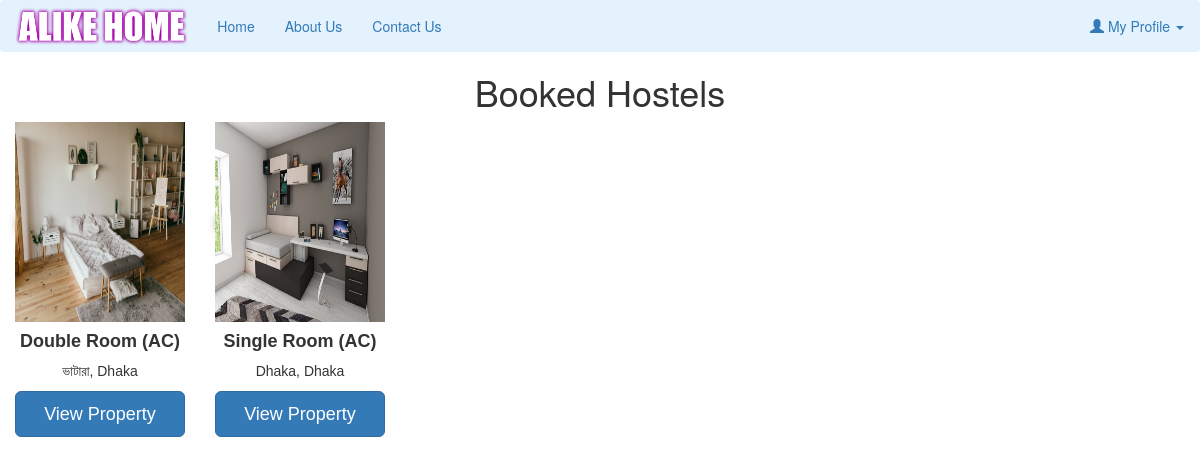
Screenshot of /booked-property.php (signed in) with the database file from the repository.
### tables this page shows
CREATE TABLE `add_property` (
  `property_id` int(10) NOT NULL,
  `province` varchar(50) NOT NULL,
  `zone` varchar(50) NOT NULL,
  `district` varchar(50) NOT NULL,
  `city` varchar(15) NOT NULL,
  `contact_no` bigint(10) NOT NULL,
  `property_type` varchar(50) NOT NULL,
  `estimated_price` bigint(10) NOT NULL,
  `bathroom` varchar(10) NOT NULL,
  `description` varchar(2000) NOT NULL,
  `latitude` decimal(9,6) NOT NULL,
  `longitude` decimal(9,6) NOT NULL,
  `owner_id` int(10) NOT NULL,
  `booked` varchar(10) NOT NULL DEFAULT 'No'
);

CREATE TABLE `property_photo` (
  `property_photo_id` int(12) NOT NULL,
  `p_photo` varchar(500) NOT NULL,
  `property_id` int(11) NOT NULL
);

### booked-property.php (the view, shortened to what this page needs)
<?php
include("navbar.php");
 ?>
 <?php
include("config/config.php");
 ?>
<!DOCTYPE html>
<html>
<head>
</head>
<body>
<?php
$u_email=$_SESSION['email'];
        $sql3="SELECT * from tenant where email='$u_email'";
        $result3=mysqli_query($db,$sql3);
    echo '<center><h1>Booked Hostels</h1></center>';
        if(mysqli_num_rows($result3)>0)
      {
          while($rowss=mysqli_fetch_assoc($result3)){
            $tenant_id=$rowss['tenant_id'];
$sql1="SELECT * FROM booking where tenant_id='$tenant_id'";
    $query1=mysqli_query($db,$sql1);
    if(mysqli_num_rows($query1)>0)
    {
      while ($ro=mysqli_fetch_assoc($query1)) {
        $prop_id=$ro['property_id'];
$sql="SELECT * FROM add_property where property_id='$prop_id'";
    $query=mysqli_query($db,$sql);
    if(mysqli_num_rows($query)>0)
    {
      while ($rows=mysqli_fetch_assoc($query)) {
        $property_id=$rows['property_id'];
?>
<div class="col-sm-2">
<div class="card">
<?php
        $sql2="SELECT * FROM property_photo where property_id='$property_id'";
    $query2=mysqli_query($db,$sql2);
    if(mysqli_num_rows($query2)>0)
    {
      $row=mysqli_fetch_assoc($query2);
        $photo=$row['p_photo'];
        echo  '<img class="image" src="owner/'.$photo.'">'; }?>
  <h4><b><?php echo $rows['property_type']; ?></b></h4>
  <p><?php echo $rows['city'].', '.$rows['district'] ?></p>
  <p><?php echo '<a href="view-property.php?property_id='.$rows['property_id'].'"  class="btn btn-lg btn-primary btn-block" >View Property </a><br>'; ?></p><br>
</div>
</div>
</body>
</html>
<?php
}
    }
    else{
    	echo "<center><h3>Searched Property not found...</h3></center>";
    }
  }}}}
    ?>

### booked-property.php (style rules this page uses)
.card { box-shadow: 0 4px 8px 0 rgba(0, 0, 0, 0.2); max-width: 100%; min-width: 100%; margin: auto; text-align: center; font-family: arial; display: inline; }
.btn { width: 100%; }
.image { min-width: 100%; min-height: 200px; max-width: 100%; max-height:200px; }

### rows the page displays
add_property: property_photo.p_photo (picture), property_type "Double Room (AC)", city "ভাটারা", district "Dhaka"
add_property: property_photo.p_photo (picture), property_type "Single Room (AC)", city "Dhaka", district "Dhaka"
